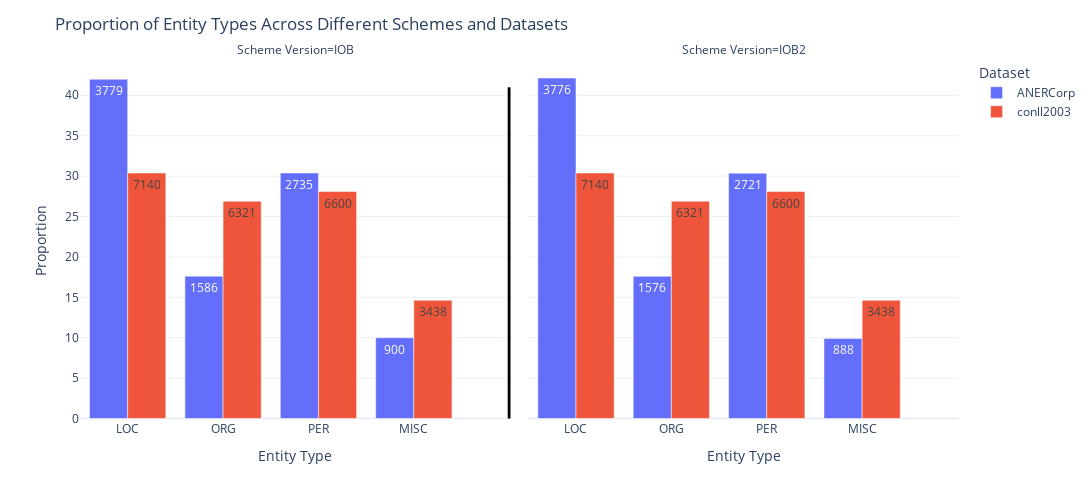

Notebook code for this chart:
### Code cell
entity_distribution = get_entity_distribution(corpora, 'train')
dataset_mapping = {
    'ANERCorp_CamelLab': 'ANERCorp'
}
entity_distribution['Dataset'] = entity_distribution['Dataset'].replace(dataset_mapping)
fig = px.bar(entity_distribution, x='Entity Type', y='Proportion', color='Dataset', text='Raw Count', barmode='group',
             facet_col='Scheme Version', category_orders={"Scheme Version": ["IOB", "IOB2"]},
             labels={"Dataset": "Dataset", "Proportion": "Proportion"})

# Update layout for better visual distinction
fig.update_layout(
    title_text="Proportion of Entity Types Across Different Schemes and Datasets",
    template="plotly_white",
    xaxis_title='Entity Type',
    yaxis_title='Proportion',
    legend_title="Dataset",
    height=500,
    width=1300,
    plot_bgcolor='rgba(0,0,0,0)'  # Set background color to transparent
)
# fig.update_traces(texttemplate='%{text:.2f}%', textposition='outside')
# Add a vertical line to separate the schemes
# You might need to adjust the x-position based on your actual data layout
fig.add_shape(
    type="line",
    x0=4, y0=0, x1=4, y1=41,  # Adjust these values based on your axis and needs
    line=dict(color="Black", width=3)
)

fig.show()

### Figure 1 — Plotly figure (JSON) as saved in the notebook; plotly's stock layout.template omitted (floating-point values rounded to 4 significant figures)
{"data": [{"alignmentgroup": "True", "hovertemplate": "Dataset=ANERCorp<br>Scheme Version=IOB<br>Entity Type=%{x}<br>Proportion=%{y}<br>Raw Count=%{text}<extra></extra>", "legendgroup": "ANERCorp", "marker": {"color": "#636efa", "pattern": {"shape": ""}}, "name": "ANERCorp", "offsetgroup": "ANERCorp", "orientation": "v", "showlegend": true, "text": [3779, 1586, 2735, 900], "textposition": "auto", "type": "bar", "x": ["LOC", "ORG", "PER", "MISC"], "xaxis": "x", "y": [41.99, 17.62, 30.39, 10], "yaxis": "y"}, {"alignmentgroup": "True", "hovertemplate": "Dataset=ANERCorp<br>Scheme Version=IOB2<br>Entity Type=%{x}<br>Proportion=%{y}<br>Raw Count=%{text}<extra></extra>", "legendgroup": "ANERCorp", "marker": {"color": "#636efa", "pattern": {"shape": ""}}, "name": "ANERCorp", "offsetgroup": "ANERCorp", "orientation": "v", "showlegend": false, "text": [3776, 1576, 2721, 888], "textposition": "auto", "type": "bar", "x": ["LOC", "ORG", "PER", "MISC"], "xaxis": "x2", "y": [42.14, 17.59, 30.36, 9.91], "yaxis": "y2"}, {"alignmentgroup": "True", "hovertemplate": "Dataset=conll2003<br>Scheme Version=IOB<br>Entity Type=%{x}<br>Proportion=%{y}<br>Raw Count=%{text}<extra></extra>", "legendgroup": "conll2003", "marker": {"color": "#EF553B", "pattern": {"shape": ""}}, "name": "conll2003", "offsetgroup": "conll2003", "orientation": "v", "showlegend": true, "text": [6321, 3438, 6600, 7140], "textposition": "auto", "type": "bar", "x": ["ORG", "MISC", "PER", "LOC"], "xaxis": "x", "y": [26.9, 14.63, 28.09, 30.38], "yaxis": "y"}, {"alignmentgroup": "True", "hovertemplate": "Dataset=conll2003<br>Scheme Version=IOB2<br>Entity Type=%{x}<br>Proportion=%{y}<br>Raw Count=%{text}<extra></extra>", "legendgroup": "conll2003", "marker": {"color": "#EF553B", "pattern": {"shape": ""}}, "name": "conll2003", "offsetgroup": "conll2003", "orientation": "v", "showlegend": false, "text": [6321, 3438, 6600, 7140], "textposition": "auto", "type": "bar", "x": ["ORG", "MISC", "PER", "LOC"], "xaxis": "x2", "y": [26.9, 14.63, 28.09, 30.38], "yaxis": "y2"}], "layout": {"annotations": [{"font": {}, "showarrow": false, "text": "Scheme Version=IOB", "x": 0.245, "xanchor": "center", "xref": "paper", "y": 1, "yanchor": "bottom", "yref": "paper"}, {"font": {}, "showarrow": false, "text": "Scheme Version=IOB2", "x": 0.755, "xanchor": "center", "xref": "paper", "y": 1, "yanchor": "bottom", "yref": "paper"}], "barmode": "group", "height": 500, "legend": {"title": {"text": "Dataset"}, "tracegroupgap": 0}, "margin": {"t": 60}, "plot_bgcolor": "rgba(0,0,0,0)", "shapes": [{"line": {"color": "Black", "width": 3}, "type": "line", "x0": 4, "x1": 4, "y0": 0, "y1": 41}], "title": {"text": "Proportion of Entity Types Across Different Schemes and Datasets"}, "width": 1300, "xaxis": {"anchor": "y", "domain": [0, 0.49], "title": {"text": "Entity Type"}}, "xaxis2": {"anchor": "y2", "domain": [0.51, 1], "matches": "x", "title": {"text": "Entity Type"}}, "yaxis": {"anchor": "x", "domain": [0, 1], "title": {"text": "Proportion"}}, "yaxis2": {"anchor": "x2", "domain": [0, 1], "matches": "y", "showticklabels": false}}}
